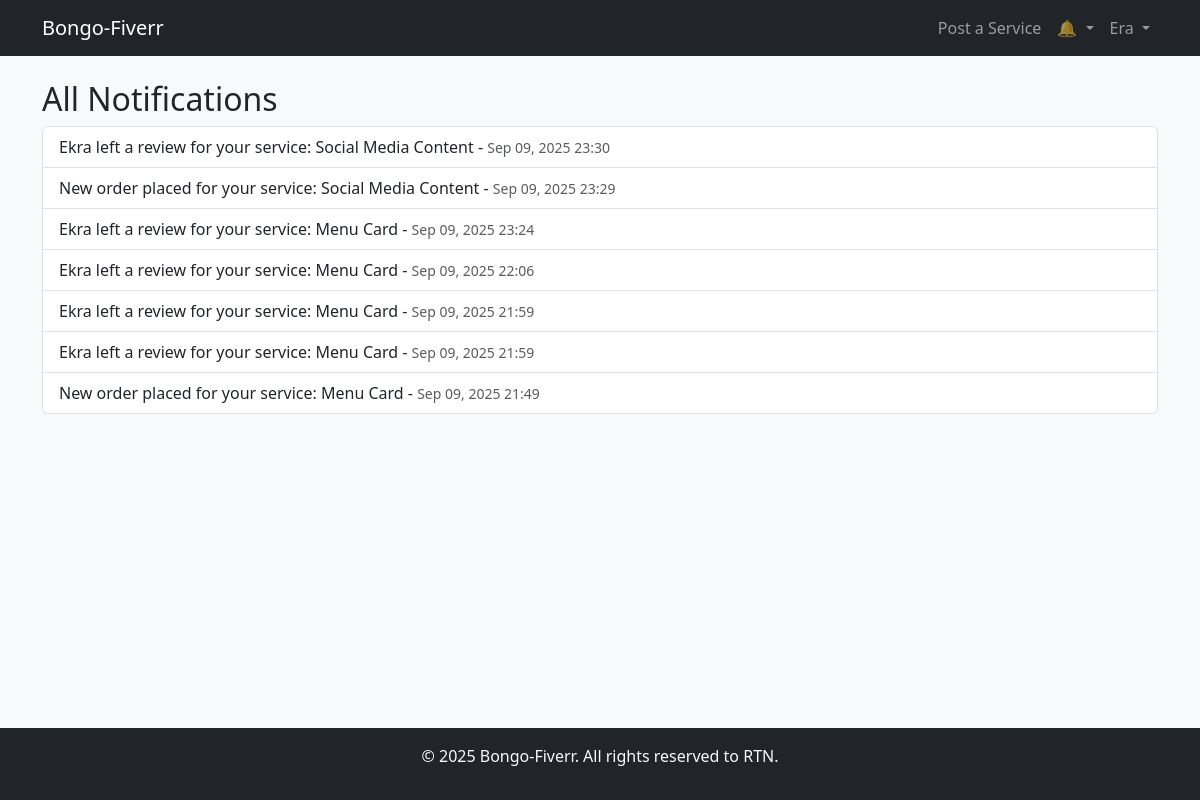
/notifications/ (signed in), run on the app's committed database.
### users/models.py (models this page shows, shortened)
class User(AbstractUser):
    ROLE_CHOICES = (
        ('buyer', 'Buyer'),
        ('seller', 'Seller'),
    )
    role = models.CharField(max_length=10, choices=ROLE_CHOICES)
    is_verified = models.BooleanField(default=True)  # simplify for demo (enable email later)
    profile_image = models.ImageField(upload_to='profile_pics/', default='default.jpg')
    about_me = models.TextField(blank=True, null=True)

### notifications/models.py (models this page shows, shortened)
class Notification(models.Model):
    user = models.ForeignKey(User, on_delete=models.CASCADE, related_name='notifications')
    message = models.TextField()
    is_read = models.BooleanField(default=False)
    created_at = models.DateTimeField(auto_now_add=True)

### notifications/views.py (the view)
# urls.py: path('', views.notifications_list, name='notifications_list'),
@login_required
def notifications_list(request):
    notifications = Notification.objects.filter(user=request.user).order_by('-created_at')
    notifications.filter(is_read=False).update(is_read=True)
    return render(request, 'notifications/notifications_list.html', {'notifications': notifications})

### notifications/context_processors.py (called while the page is built)
def notifications(request):
    if request.user.is_authenticated:
        unread_count = Notification.objects.filter(user=request.user, is_read=False).count()
        latest_notifications = Notification.objects.filter(user=request.user).order_by('-created_at')[:5]
        return {
            'unread_count': unread_count,
            'latest_notifications': latest_notifications
        }
    return {}

### templates/notifications/notifications_list.html (shortened to what this page needs)
{% extends 'base.html' %}
{% block content %}
<h2>All Notifications</h2>
<ul class="list-group">
  {% for n in notifications %}
    <li class="list-group-item {% if not n.is_read %}fw-bold{% endif %}">
      {{ n.message }} - <small class="text-muted">{{ n.created_at|date:"M d, Y H:i" }}</small>
    </li>
  {% empty %}
    <li class="list-group-item">No notifications</li>
  {% endfor %}
</ul>
{% endblock %}

### templates/components/navbar.html (shortened to what this page needs)
<nav class="navbar navbar-expand-lg navbar-dark bg-dark">
  <div class="container">
    <a class="navbar-brand" href="{% url 'home' %}">Bongo-Fiverr</a>
    <div class="collapse navbar-collapse" id="navbarNavDropdown">
      <ul class="navbar-nav ms-auto">
        {% if user.is_authenticated %}
        {% if user.role == 'seller' %}
        <li class="nav-item">
          <a class="nav-link" href="{% url 'service_create' %}">Post a Service</a>
        </li>
        {% endif %}
        <li class="nav-item dropdown">
          <a class="nav-link dropdown-toggle position-relative" href="#" id="notificationsDropdown" role="button"
            data-bs-toggle="dropdown">
            🔔
          </a>
        </li>
        <li class="nav-item dropdown">
          <a class="nav-link dropdown-toggle" href="#" id="profileDropdown" role="button" data-bs-toggle="dropdown">
            {{ user.username }}
          </a>
        </li>
        {% else %}
        <li class="nav-item"><a class="nav-link" href="{% url 'login' %}">Login</a></li>
        <li class="nav-item"><a class="nav-link" href="{% url 'register' %}">Register</a></li>
        {% endif %}
      </ul>
    </div>
  </div>
</nav>

### static/css/style.css (style rules this page uses)
body { background-color: #f8f9fa; }

### templates/base.html (style rules this page uses)
html, body { height: 100%; }
body { display: flex; flex-direction: column; }

### data on the page
User: username "Era"
Notification: message "Ekra left a review for your service: Social Media Content", created_at "Sep 09, 2025 23:30"
Notification: message "New order placed for your service: Social Media Content", created_at "Sep 09, 2025 23:29"
Notification: message "Ekra left a review for your service: Menu Card", created_at "Sep 09, 2025 23:24"
Notification: message "Ekra left a review for your service: Menu Card", created_at "Sep 09, 2025 22:06"
Notification: message "Ekra left a review for your service: Menu Card", created_at "Sep 09, 2025 21:59"
Notification: message "Ekra left a review for your service: Menu Card", created_at "Sep 09, 2025 21:59"
Notification: message "New order placed for your service: Menu Card", created_at "Sep 09, 2025 21:49"
